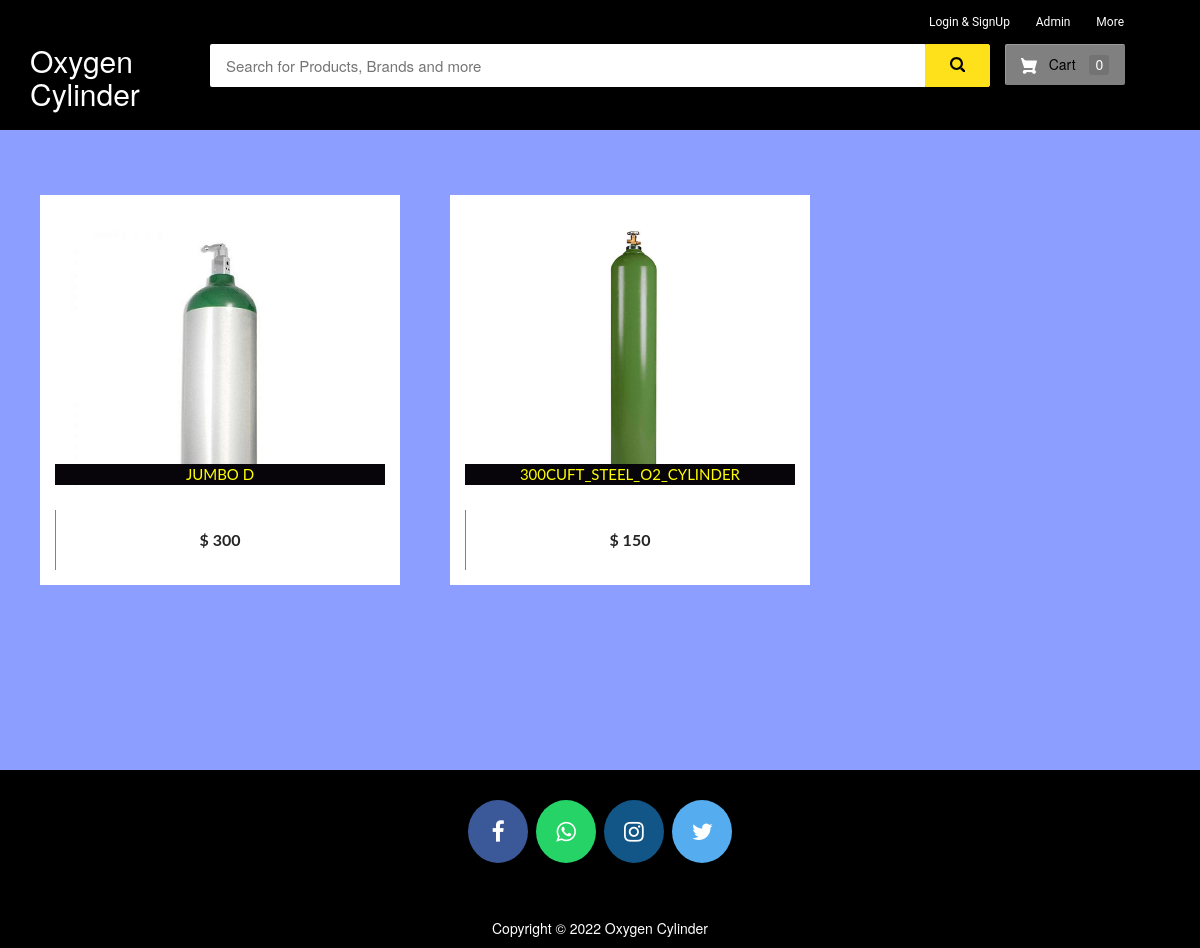
The page / on the database its author committed.
### ecom/models.py (models this page shows, shortened)
class Product(models.Model):
    name=models.CharField(max_length=40)
    product_image= models.ImageField(upload_to='product_image/',null=True,blank=True)
    price = models.PositiveIntegerField()
    description=models.CharField(max_length=40)

### ecom/views.py (the view)
# urls.py: path('',views.home_view,name=''),
def home_view(request):
    products=models.Product.objects.all()
    if 'product_ids' in request.COOKIES:
        product_ids = request.COOKIES['product_ids']
        counter=product_ids.split('|')
        product_count_in_cart=len(set(counter))
    else:
        product_count_in_cart=0
    if request.user.is_authenticated:
        return HttpResponseRedirect('afterlogin')
    return render(request,'ecom/index.html',{'products':products,'product_count_in_cart':product_count_in_cart})

### templates/ecom/index.html (shortened to what this page needs)
{% extends 'ecom/homebase.html' %}
{% load static %}
{% block content %}
{%if products%}
<br>
  <div class="row">
      {% for p in products %}
      <div class="column">
      <div class="container page-wrapper" style="width: 450px;">
        <div class="page-inner">
          <div class="row">
            <div class="el-wrapper">
              <div class="box-up">
                <img class="img" src="{% static p.product_image.url %}" alt="product pic" height="300px" width="300px">
                <div class="img-info">
                  <div class="info-inner">
                    <span style="background-color:#08050a; color:yellow;"class="p-company">{{p.name}}</span>
                  </div>
                </div>
              </div>
              <div class="box-down">
                <a class="cart" href="{% url 'add-to-cart' p.id  %}">
                  <span class="price">$ {{p.price}}</span>
                  <span class="add-to-cart">
                    <span class="txt">Add in cart</span>
                  </span>
                </a>
              </div>
            </div>
          </div>
        </div>
      </div>
      </div>
  {% endfor %}
</div>
{%else%}
<h3 style="text-align:center; color:yellow;">No Search Found</h3>
{%endif%}
<br><br><br>
<br><br><br><br><br><br><br><br><br><br><br><br>
{% endblock content %}

### templates/ecom/navbar.html (style rules this page uses)
body { background-color: #ebe0e0 }

### templates/ecom/index.html (style rules this page uses)
body, html { height: 100%; }
body { background-color:#8c9eff; }
.page-wrapper { height: 100%; display: table; }
.page-wrapper .page-inner { display: table-cell; vertical-align: middle; }
.el-wrapper { width: 360px; padding: 15px; margin: 15px auto; background-color: #fff; }
.el-wrapper .box-down { width: 100%; height: 60px; position: relative; overflow: hidden; }
.el-wrapper .box-up { width: 100%; height: 300px; position: relative; overflow: hidden; text-align: center; }
.el-wrapper .img { padding: 20px 0; -webkit-transition: all 800ms cubic-bezier(0, 0, 0.18, 1); -moz-transition: all 800ms cubic-bezier(0, 0, 0.18, 1); -o-transition: all 800ms cubic-bezier(0, 0, 0.18, 1); transition: all 800ms cubic-bezier(0, 0, 0.18, 1); -webkit-transition-timing-function: cubic-bezier(0, 0, 0.18, 1); -moz-transition-timing-function: cubic-bezier(0, 0, 0.18, 1); -o-transition-timing-function: cubic-bezier(0, 0, 0.18, 1); transition-timing-function: cubic-bezier(0, 0, 0.18, 1); }
.info-inner { -webkit-transition: all 400ms cubic-bezier(0, 0, 0.18, 1); -moz-transition: all 400ms cubic-bezier(0, 0, 0.18, 1); -o-transition: all 400ms cubic-bezier(0, 0, 0.18, 1); transition: all 400ms cubic-bezier(0, 0, 0.18, 1); -webkit-transition-timing-function: cubic-bezier(0, 0, 0.18, 1); -moz-transition-timing-function: cubic-bezier(0, 0, 0.18, 1); -o-transition-timing-function: cubic-bezier(0, 0, 0.18, 1); transition-timing-function: cubic-bezier(0, 0, 0.18, 1); position: absolute; width: 100%; bottom: 25px; }
.info-inner .p-name, .info-inner .p-company { display: block; }
.info-inner .p-company { font-family: 'Lato', sans-serif; font-size: 15px; text-transform: uppercase; color: #FFE11B; }
.cart { display: block; position: absolute; width: 100%; height: 100%; top: 0; left: 0; font-family: 'Lato', sans-serif; font-weight: 700; }
.cart .price { -webkit-transition: all 600ms cubic-bezier(0, 0, 0.18, 1); -moz-transition: all 600ms cubic-bezier(0, 0, 0.18, 1); -o-transition: all 600ms cubic-bezier(0, 0, 0.18, 1); transition: all 600ms cubic-bezier(0, 0, 0.18, 1); -webkit-transition-timing-function: cubic-bezier(0, 0, 0.18, 1); -moz-transition-timing-function: cubic-bezier(0, 0, 0.18, 1); -o-transition-timing-function: cubic-bezier(0, 0, 0.18, 1); transition-timing-function: cubic-bezier(0, 0, 0.18, 1); -webkit-transition-delay: 100ms; -o-transition-delay: 100ms; transition-delay: 100ms; display: block; position: absolute; top: 50%; left: 50%; -webkit-transform: translate(-50%, -50%); -ms-transform: translate(-50%, -50%); -o-transform: translate(-50%, -50%); transform: translate(-50%, -50%); font-size: 16px; color: #252525; }
.cart .add-to-cart { -webkit-transition: all 600ms cubic-bezier(0, 0, 0.18, 1); -moz-transition: all 600ms cubic-bezier(0, 0, 0.18, 1); -o-transition: all 600ms cubic-bezier(0, 0, 0.18, 1); transition: all 600ms cubic-bezier(0, 0, 0.18, 1); -webkit-transition-timing-function: cubic-bezier(0, 0, 0.18, 1); -moz-transition-timing-function: cubic-bezier(0, 0, 0.18, 1); -o-transition-timing-function: cubic-bezier(0, 0, 0.18, 1); transition-timing-function: cubic-bezier(0, 0, 0.18, 1); -webkit-transition-delay: 100ms; -o-transition-delay: 100ms; transition-delay: 100ms; display: block; position: absolute; top: 50%; left: 110%; -webkit-transform: translate(-50%, -50%); -ms-transform: translate(-50%, -50%); -o-transform: translate(-50%, -50%); transform: translate(-50%, -50%); }
.cart .add-to-cart .txt { font-size: 12px; color: #fff; letter-spacing: 0.045em; text-transform: uppercase; white-space: nowrap; }
* { box-sizing: border-box; }
.column { float: left; width: 33.33%; padding: 10px; height: 300px; }
.row:after { content: ""; display: table; clear: both; }

### rows shown on the page
Product: product_image (picture), name "JUMBO D", price "300"
Product: product_image (picture), name "300CUFT_STEEL_O2_CYLINDER", price "150"

### other values the page prints
{{ product_count_in_cart }} "0"
